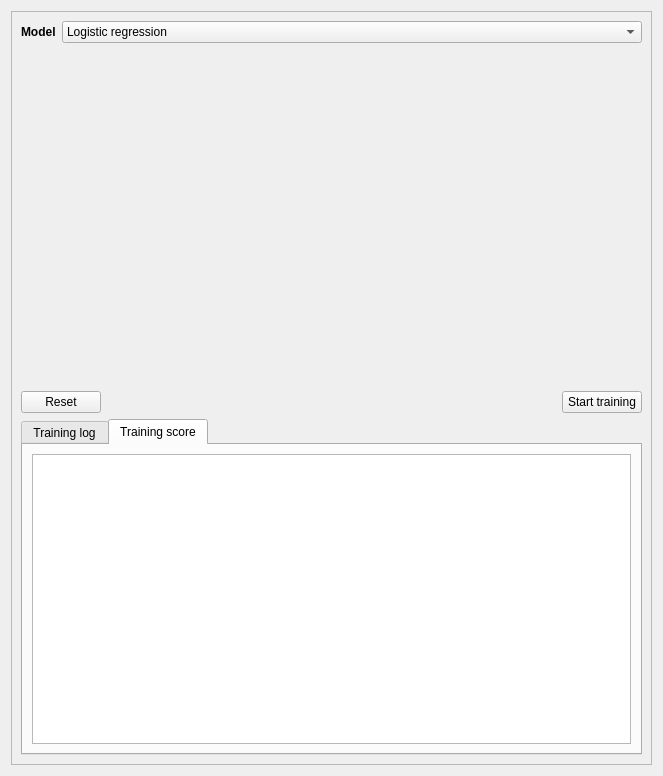
<?xml version="1.0" encoding="UTF-8"?>
<ui version="4.0">
 <class>Form</class>
 <widget class="QWidget" name="Form">
  <property name="geometry">
   <rect>
    <x>0</x>
    <y>0</y>
    <width>663</width>
    <height>776</height>
   </rect>
  </property>
  <property name="windowTitle">
   <string>Form</string>
  </property>
  <layout class="QVBoxLayout" name="verticalLayout">
   <item>
    <widget class="QScrollArea" name="scrollArea">
     <property name="widgetResizable">
      <bool>true</bool>
     </property>
     <widget class="QWidget" name="scrollAreaWidgetContents">
      <property name="geometry">
       <rect>
        <x>0</x>
        <y>0</y>
        <width>643</width>
        <height>756</height>
       </rect>
      </property>
      <layout class="QVBoxLayout" name="verticalLayout_2">
       <item>
        <layout class="QHBoxLayout" name="model_selection_layout">
         <item>
          <widget class="QLabel" name="label">
           <property name="sizePolicy">
            <sizepolicy hsizetype="Maximum" vsizetype="Preferred">
             <horstretch>0</horstretch>
             <verstretch>0</verstretch>
            </sizepolicy>
           </property>
           <property name="font">
            <font>
             <weight>75</weight>
             <bold>true</bold>
            </font>
           </property>
           <property name="text">
            <string>Model</string>
           </property>
          </widget>
         </item>
         <item>
          <widget class="QComboBox" name="model_selection">
           <item>
            <property name="text">
             <string>Logistic regression</string>
            </property>
           </item>
           <item>
            <property name="text">
             <string>Random forests - classifier</string>
            </property>
           </item>
           <item>
            <property name="text">
             <string>Random forests - regressor</string>
            </property>
           </item>
           <item>
            <property name="text">
             <string>Gradient boosting - classifier</string>
            </property>
           </item>
           <item>
            <property name="text">
             <string>Gradient boosting - regressor</string>
            </property>
           </item>
          </widget>
         </item>
        </layout>
       </item>
       <item>
        <widget class="QStackedWidget" name="model_parameters_container">
         <property name="sizePolicy">
          <sizepolicy hsizetype="Preferred" vsizetype="Expanding">
           <horstretch>0</horstretch>
           <verstretch>0</verstretch>
          </sizepolicy>
         </property>
         <property name="minimumSize">
          <size>
           <width>0</width>
           <height>300</height>
          </size>
         </property>
         <property name="currentIndex">
          <number>-1</number>
         </property>
        </widget>
       </item>
       <item>
        <layout class="QHBoxLayout" name="horizontalLayout">
         <item>
          <widget class="QPushButton" name="reset_btn">
           <property name="text">
            <string>Reset</string>
           </property>
          </widget>
         </item>
         <item>
          <spacer name="horizontalSpacer">
           <property name="orientation">
            <enum>Qt::Horizontal</enum>
           </property>
           <property name="sizeHint" stdset="0">
            <size>
             <width>40</width>
             <height>20</height>
            </size>
           </property>
          </spacer>
         </item>
         <item>
          <widget class="QPushButton" name="start_training_btn">
           <property name="text">
            <string>Start training</string>
           </property>
          </widget>
         </item>
        </layout>
       </item>
       <item>
        <widget class="QTabWidget" name="model_output_tab">
         <property name="minimumSize">
          <size>
           <width>0</width>
           <height>300</height>
          </size>
         </property>
         <property name="currentIndex">
          <number>1</number>
         </property>
         <widget class="QWidget" name="log_tab">
          <attribute name="title">
           <string>Training log</string>
          </attribute>
          <layout class="QVBoxLayout" name="verticalLayout_17">
           <item>
            <layout class="QVBoxLayout" name="verticalLayout_18">
             <item>
              <widget class="QTextEdit" name="training_log">
               <property name="autoFormatting">
                <set>QTextEdit::AutoNone</set>
               </property>
               <property name="readOnly">
                <bool>true</bool>
               </property>
               <property name="html">
                <string>&lt;!DOCTYPE HTML PUBLIC &quot;-//W3C//DTD HTML 4.0//EN&quot; &quot;http://www.w3.org/TR/REC-html40/strict.dtd&quot;&gt;
&lt;html&gt;&lt;head&gt;&lt;meta name=&quot;qrichtext&quot; content=&quot;1&quot; /&gt;&lt;style type=&quot;text/css&quot;&gt;
p, li { white-space: pre-wrap; }
&lt;/style&gt;&lt;/head&gt;&lt;body style=&quot; font-family:'Ubuntu'; font-size:11pt; font-weight:400; font-style:normal;&quot;&gt;
&lt;p style=&quot;-qt-paragraph-type:empty; margin-top:0px; margin-bottom:0px; margin-left:0px; margin-right:0px; -qt-block-indent:0; text-indent:0px;&quot;&gt;&lt;br /&gt;&lt;/p&gt;&lt;/body&gt;&lt;/html&gt;</string>
               </property>
              </widget>
             </item>
             <item>
              <layout class="QHBoxLayout" name="horizontalLayout_6">
               <item>
                <widget class="QLabel" name="label_15">
                 <property name="text">
                  <string>Progress</string>
                 </property>
                </widget>
               </item>
               <item>
                <widget class="QProgressBar" name="training_progress_bar">
                 <property name="value">
                  <number>24</number>
                 </property>
                </widget>
               </item>
              </layout>
             </item>
            </layout>
           </item>
          </layout>
         </widget>
         <widget class="QWidget" name="results_tab">
          <attribute name="title">
           <string>Training score</string>
          </attribute>
          <layout class="QVBoxLayout" name="verticalLayout_19">
           <item>
            <widget class="QTableWidget" name="results_table">
             <property name="alternatingRowColors">
              <bool>true</bool>
             </property>
            </widget>
           </item>
          </layout>
         </widget>
        </widget>
       </item>
      </layout>
     </widget>
    </widget>
   </item>
  </layout>
 </widget>
 <resources/>
 <connections/>
</ui>
